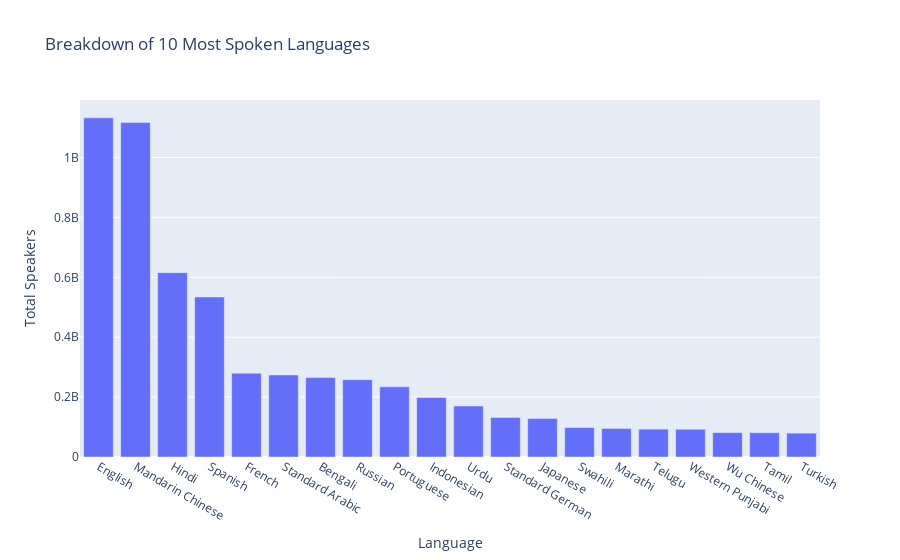

Notebook code for this chart:
### Code cell
import plotly.express as px

most_total = df.sort_values(by='Total Speakers', ascending=False)
top_20 = most_total.head(20)

fig = px.bar(top_20, x='Language', y='Total Speakers', title='Breakdown of 10 Most Spoken Languages')
fig.show()

### Figure 1 — Plotly figure (JSON) as saved in the notebook; plotly's stock layout.template omitted (floating-point values rounded to 4 significant figures)
{"data": [{"alignmentgroup": "True", "hovertemplate": "Language=%{x}<br>Total Speakers=%{y}<extra></extra>", "legendgroup": "", "marker": {"color": "#636efa", "pattern": {"shape": ""}}, "name": "", "offsetgroup": "", "orientation": "v", "showlegend": false, "textposition": "auto", "type": "bar", "x": ["English", "Mandarin Chinese", "Hindi", "Spanish", "French", "Standard Arabic", "Bengali", "Russian", "Portuguese", "Indonesian", "Urdu", "Standard German", "Japanese", "Swahili", "Marathi", "Telugu", "Western Punjabi", "Wu Chinese", "Tamil", "Turkish"], "xaxis": "x", "y": [[number redacted], [number redacted], [number redacted], [number redacted], [number redacted], [number redacted], [number redacted], [number redacted], [number redacted], [number redacted], [number redacted], [number redacted], [number redacted], 98327740, 95312800, 93040340, 92725700, 81501290, 80989130, 79779360], "yaxis": "y"}], "layout": {"barmode": "relative", "legend": {"tracegroupgap": 0}, "title": {"text": "Breakdown of 10 Most Spoken Languages"}, "xaxis": {"anchor": "y", "domain": [0, 1], "title": {"text": "Language"}}, "yaxis": {"anchor": "x", "domain": [0, 1], "title": {"text": "Total Speakers"}}}}
